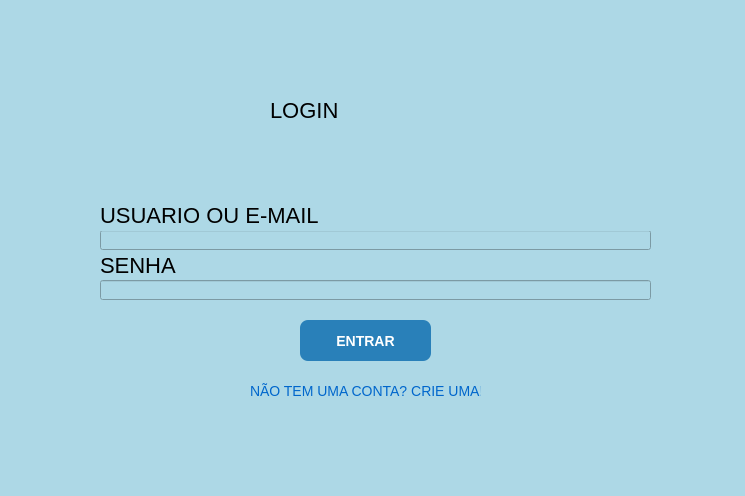
<?xml version="1.0" encoding="UTF-8"?>
<ui version="4.0">
 <class>Form</class>
 <widget class="QWidget" name="Form">
  <property name="geometry">
   <rect>
    <x>0</x>
    <y>0</y>
    <width>745</width>
    <height>496</height>
   </rect>
  </property>
  <property name="windowTitle">
   <string>Form</string>
  </property>
  <property name="styleSheet">
   <string notr="true">QWidget{

background: lightblue;

}

QLabel{

font-size: 22px;

}</string>
  </property>
  <widget class="QLabel" name="label">
   <property name="geometry">
    <rect>
     <x>270</x>
     <y>60</y>
     <width>681</width>
     <height>101</height>
    </rect>
   </property>
   <property name="styleSheet">
    <string notr="true">font: 14pt &quot;MS Shell Dlg 2&quot;;
font: 48pt &quot;MS Shell Dlg 2&quot;;</string>
   </property>
   <property name="text">
    <string>LOGIN</string>
   </property>
  </widget>
  <widget class="QLabel" name="label_4">
   <property name="geometry">
    <rect>
     <x>100</x>
     <y>250</y>
     <width>551</width>
     <height>31</height>
    </rect>
   </property>
   <property name="text">
    <string>SENHA</string>
   </property>
  </widget>
  <widget class="QLineEdit" name="txt_usuario_email">
   <property name="geometry">
    <rect>
     <x>100</x>
     <y>230</y>
     <width>551</width>
     <height>20</height>
    </rect>
   </property>
   <property name="text">
    <string/>
   </property>
  </widget>
  <widget class="QPushButton" name="btn_logar">
   <property name="geometry">
    <rect>
     <x>300</x>
     <y>320</y>
     <width>131</width>
     <height>41</height>
    </rect>
   </property>
   <property name="styleSheet">
    <string notr="true">/* Estado Normal do Botão */
QPushButton {
    background-color: #2980b9; /* Azul vibrante */
    color: white;
    font-family: 'Segoe UI', Arial, sans-serif;
    font-size: 14px;
    font-weight: bold;
    border-radius: 8px; /* Cantos arredondados */
    padding: 8px 16px;
    border: none;
}

/* Quando o mouse passa por cima (Hover) */
QPushButton:hover {
    background-color: #3498db; /* Azul mais claro */
}

/* Quando o botão é clicado (Pressed) */
QPushButton:pressed {
    background-color: #1f618d; /* Azul mais escuro */
    padding-top: 10px; /* Efeito visual de afundar */
    padding-left: 18px;
}

/* Quando o botão está desativado (Disabled) */
QPushButton:disabled {
    background-color: #bdc3c7;
    color: #7f8c8d;
}</string>
   </property>
   <property name="text">
    <string>ENTRAR</string>
   </property>
  </widget>
  <widget class="QLabel" name="label_2">
   <property name="geometry">
    <rect>
     <x>100</x>
     <y>200</y>
     <width>551</width>
     <height>31</height>
    </rect>
   </property>
   <property name="text">
    <string>USUARIO OU E-MAIL</string>
   </property>
  </widget>
  <widget class="QLineEdit" name="txt_senha">
   <property name="geometry">
    <rect>
     <x>100</x>
     <y>280</y>
     <width>551</width>
     <height>20</height>
    </rect>
   </property>
   <property name="text">
    <string/>
   </property>
  </widget>
  <widget class="QPushButton" name="btn_screenmanager">
   <property name="geometry">
    <rect>
     <x>250</x>
     <y>370</y>
     <width>231</width>
     <height>41</height>
    </rect>
   </property>
   <property name="styleSheet">
    <string notr="true">QPushButton {
    /* Remove o fundo e as bordas padrão */
    background-color: transparent;
    border: none;
    
    /* Estiliza o texto como um link */
    color: #0066cc;
    text-align: left;
    font-size: 14px;
}

QPushButton:hover {
    /* Efeito de sublinhado ao passar o mouse */
    text-decoration: underline;
    color: #004499;
}

QPushButton:pressed {
    /* Cor diferente quando o botão for clicado */
    color: #551a8b;
}
</string>
   </property>
   <property name="text">
    <string>NÃO TEM UMA CONTA? CRIE UMA!</string>
   </property>
  </widget>
 </widget>
 <resources/>
 <connections/>
</ui>
